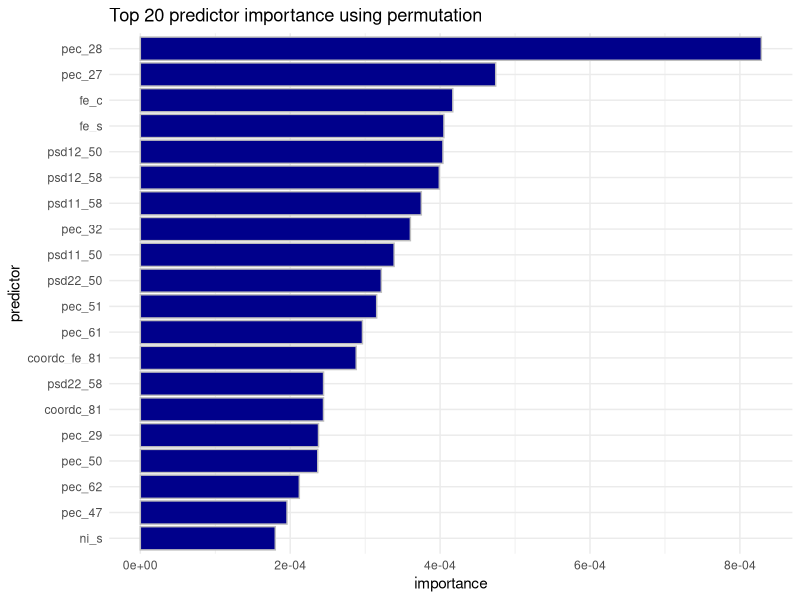
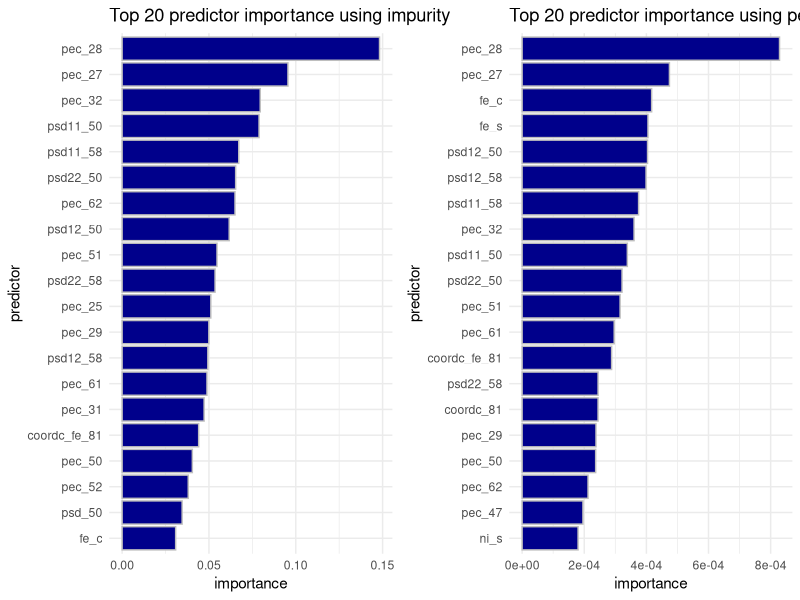
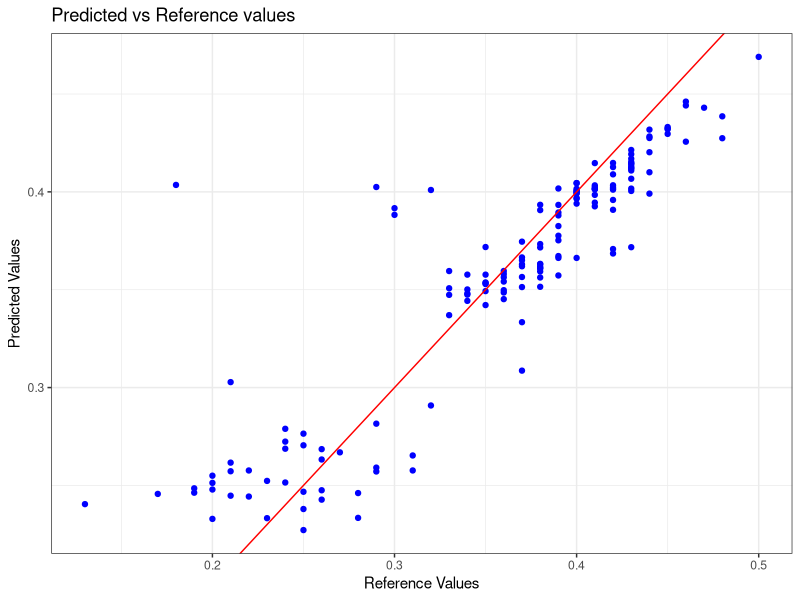

Write the R code that produced these figures, in order.
## ---- chunk 1
knitr::opts_chunk$set(echo = TRUE)
## ---- chunk 2
library(readr)
dataset <- read_csv("dataset.csv")
head(dataset)

## ---- chunk 3
set.seed(123) # for reproducibility
sample_index <- sample(1:nrow(dataset), 0.7*nrow(dataset))
train_data <- dataset[sample_index, ]
test_data <- dataset[-sample_index, ]

## ---- chunk 4
library(ranger)
model_per <- ranger(tmg ~ ., data = train_data, importance = 'permutation')
model_per
## ---- chunk 5
library(dplyr)
library(ggplot2)

plot_perm <- importance(model_per) |> as.data.frame() |> add_rownames("predictor") |> mutate(importance=`importance(model_per)`) |> select(predictor,importance)|> arrange(desc(importance)) |> head(20) |> mutate(predictor = factor(predictor, levels = rev(unique(predictor))))  |>
  ggplot()+
  geom_col(aes(y=predictor,x=importance),fill='darkblue', color='gray')+
  ggtitle("Top 20 predictor importance using permutation")+
  theme_minimal()
plot_perm
## ---- chunk 6
library(ranger)
model_imp <- ranger(tmg ~ ., data = train_data, importance = 'impurity')
model_imp
## ---- chunk 7
plot_imp<-importance(model_imp) |> as.data.frame() |> add_rownames("predictor") |> mutate(importance=`importance(model_imp)`) |> select(predictor,importance)|> arrange(desc(importance)) |> head(20) |> mutate(predictor = factor(predictor, levels = rev(unique(predictor))))  |>
  ggplot()+
  geom_col(aes(y=predictor,x=importance),fill='darkblue', color='gray')+
  ggtitle("Top 20 predictor importance using impurity")+
  theme_minimal()
## ---- chunk 8
library(gridExtra)
gridExtra::grid.arrange(plot_imp,plot_perm, ncol=2)

## ---- chunk 9
predictions <- predict(model_per, data = test_data)$predictions
# Compute the RMSE (Root Mean Square Error)
RMSE <- sqrt(mean((predictions - test_data$tmg)^2))
RMSE

## ---- chunk 10
library(ggplot2)

results <- data.frame(Reference = test_data$tmg, Predicted = predictions)
ggplot(results, aes(x = Reference, y = Predicted)) +
  geom_point(color='blue') +
  #geom_smooth(method = 'lm', color = 'red') +
  geom_abline(intercept = 0,slope =1,color='red')+
  ggtitle("Predicted vs Reference values") +
  #ylim(0,1)+
  xlab("Reference Values") +
  ylab("Predicted Values")+
  theme_bw()
